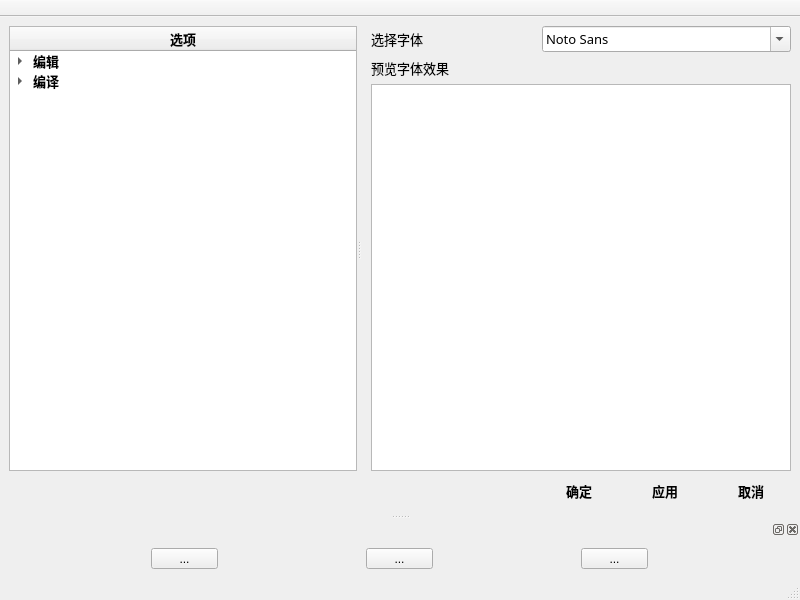
<?xml version="1.0" encoding="UTF-8"?>
<ui version="4.0">
 <class>OptionWindow</class>
 <widget class="QMainWindow" name="OptionWindow">
  <property name="geometry">
   <rect>
    <x>0</x>
    <y>0</y>
    <width>800</width>
    <height>600</height>
   </rect>
  </property>
  <property name="mouseTracking">
   <bool>true</bool>
  </property>
  <property name="windowTitle">
   <string>选项</string>
  </property>
  <widget class="QWidget" name="centralwidget">
   <layout class="QGridLayout" name="gridLayout">
    <item row="0" column="0">
     <widget class="QSplitter" name="splitter">
      <property name="sizePolicy">
       <sizepolicy hsizetype="Expanding" vsizetype="Expanding">
        <horstretch>0</horstretch>
        <verstretch>0</verstretch>
       </sizepolicy>
      </property>
      <property name="orientation">
       <enum>Qt::Horizontal</enum>
      </property>
      <widget class="QTreeWidget" name="optionTree">
       <property name="font">
        <font>
         <family>微软雅黑</family>
         <pointsize>10</pointsize>
         <weight>75</weight>
         <bold>true</bold>
        </font>
       </property>
       <column>
        <property name="text">
         <string>选项</string>
        </property>
        <property name="font">
         <font>
          <family>微软雅黑</family>
          <pointsize>10</pointsize>
         </font>
        </property>
        <property name="textAlignment">
         <set>AlignCenter</set>
        </property>
       </column>
       <item>
        <property name="text">
         <string>编辑</string>
        </property>
        <item>
         <property name="text">
          <string>字体</string>
         </property>
        </item>
        <item>
         <property name="text">
          <string>主题</string>
         </property>
        </item>
       </item>
       <item>
        <property name="text">
         <string>编译</string>
        </property>
        <item>
         <property name="text">
          <string>编译器</string>
         </property>
        </item>
       </item>
      </widget>
      <widget class="QStackedWidget" name="optionStack">
       <property name="font">
        <font>
         <family>微软雅黑</family>
        </font>
       </property>
       <widget class="QWidget" name="fontPage">
        <property name="font">
         <font>
          <family>微软雅黑</family>
          <pointsize>10</pointsize>
         </font>
        </property>
        <layout class="QVBoxLayout" name="verticalLayout">
         <property name="leftMargin">
          <number>10</number>
         </property>
         <property name="topMargin">
          <number>0</number>
         </property>
         <property name="rightMargin">
          <number>0</number>
         </property>
         <property name="bottomMargin">
          <number>0</number>
         </property>
         <item>
          <layout class="QHBoxLayout" name="horizontalLayout_2">
           <item>
            <widget class="QLabel" name="fontLabel">
             <property name="text">
              <string>选择字体</string>
             </property>
            </widget>
           </item>
           <item>
            <widget class="QFontComboBox" name="fontComboBox"/>
           </item>
          </layout>
         </item>
         <item>
          <widget class="QLabel" name="browserLabel">
           <property name="text">
            <string>预览字体效果</string>
           </property>
          </widget>
         </item>
         <item>
          <widget class="QTextBrowser" name="fontPreviewer"/>
         </item>
        </layout>
       </widget>
       <widget class="QWidget" name="themePage">
        <property name="font">
         <font>
          <family>微软雅黑</family>
          <pointsize>10</pointsize>
         </font>
        </property>
        <layout class="QVBoxLayout" name="verticalLayout_2">
         <property name="leftMargin">
          <number>10</number>
         </property>
         <property name="topMargin">
          <number>0</number>
         </property>
         <property name="rightMargin">
          <number>0</number>
         </property>
         <property name="bottomMargin">
          <number>0</number>
         </property>
         <item>
          <layout class="QHBoxLayout" name="horizontalLayout_3">
           <item>
            <widget class="QLabel" name="themeLabel">
             <property name="text">
              <string>选择主题</string>
             </property>
            </widget>
           </item>
           <item>
            <widget class="QComboBox" name="themeComboBox">
             <item>
              <property name="text">
               <string>黑色主题</string>
              </property>
             </item>
             <item>
              <property name="text">
               <string>白色主题</string>
              </property>
             </item>
            </widget>
           </item>
          </layout>
         </item>
         <item>
          <widget class="QLabel" name="themePreviewer">
           <property name="sizePolicy">
            <sizepolicy hsizetype="Expanding" vsizetype="Expanding">
             <horstretch>0</horstretch>
             <verstretch>0</verstretch>
            </sizepolicy>
           </property>
           <property name="text">
            <string/>
           </property>
          </widget>
         </item>
        </layout>
       </widget>
      </widget>
     </widget>
    </item>
    <item row="1" column="0">
     <layout class="QHBoxLayout" name="horizontalLayout">
      <item>
       <spacer name="horizontalSpacer">
        <property name="orientation">
         <enum>Qt::Horizontal</enum>
        </property>
        <property name="sizeHint" stdset="0">
         <size>
          <width>40</width>
          <height>20</height>
         </size>
        </property>
       </spacer>
      </item>
      <item>
       <widget class="QPushButton" name="confirmButton">
        <property name="font">
         <font>
          <family>微软雅黑</family>
          <pointsize>10</pointsize>
          <weight>75</weight>
          <bold>true</bold>
         </font>
        </property>
        <property name="text">
         <string>确定</string>
        </property>
        <property name="flat">
         <bool>true</bool>
        </property>
       </widget>
      </item>
      <item>
       <widget class="QPushButton" name="applyButton">
        <property name="font">
         <font>
          <family>微软雅黑</family>
          <pointsize>10</pointsize>
          <weight>75</weight>
          <bold>true</bold>
         </font>
        </property>
        <property name="text">
         <string>应用</string>
        </property>
        <property name="flat">
         <bool>true</bool>
        </property>
       </widget>
      </item>
      <item>
       <widget class="QPushButton" name="cancelButton">
        <property name="font">
         <font>
          <family>微软雅黑</family>
          <pointsize>10</pointsize>
          <weight>75</weight>
          <bold>true</bold>
         </font>
        </property>
        <property name="text">
         <string>取消</string>
        </property>
        <property name="flat">
         <bool>true</bool>
        </property>
       </widget>
      </item>
     </layout>
    </item>
   </layout>
  </widget>
  <widget class="QStatusBar" name="statusbar">
   <property name="mouseTracking">
    <bool>true</bool>
   </property>
  </widget>
  <widget class="QToolBar" name="titleBar">
   <property name="mouseTracking">
    <bool>true</bool>
   </property>
   <property name="windowTitle">
    <string>toolBar</string>
   </property>
   <property name="movable">
    <bool>false</bool>
   </property>
   <property name="allowedAreas">
    <set>Qt::TopToolBarArea</set>
   </property>
   <property name="floatable">
    <bool>false</bool>
   </property>
   <attribute name="toolBarArea">
    <enum>TopToolBarArea</enum>
   </attribute>
   <attribute name="toolBarBreak">
    <bool>false</bool>
   </attribute>
  </widget>
  <widget class="QDockWidget" name="dockWidget">
   <attribute name="dockWidgetArea">
    <number>8</number>
   </attribute>
   <widget class="QWidget" name="dockWidgetContents">
    <layout class="QGridLayout" name="gridLayout_2">
     <item row="0" column="1">
      <widget class="QToolButton" name="switchButton">
       <property name="minimumSize">
        <size>
         <width>67</width>
         <height>0</height>
        </size>
       </property>
       <property name="text">
        <string>...</string>
       </property>
       <property name="iconSize">
        <size>
         <width>47</width>
         <height>20</height>
        </size>
       </property>
      </widget>
     </item>
     <item row="0" column="0">
      <widget class="QToolButton" name="minButton">
       <property name="minimumSize">
        <size>
         <width>67</width>
         <height>0</height>
        </size>
       </property>
       <property name="text">
        <string>...</string>
       </property>
       <property name="icon">
        <iconset resource="icons.qrc">
         <normaloff>:/icons/minH.png</normaloff>:/icons/minH.png</iconset>
       </property>
       <property name="iconSize">
        <size>
         <width>47</width>
         <height>20</height>
        </size>
       </property>
      </widget>
     </item>
     <item row="0" column="2">
      <widget class="QToolButton" name="closeButton">
       <property name="minimumSize">
        <size>
         <width>67</width>
         <height>0</height>
        </size>
       </property>
       <property name="text">
        <string>...</string>
       </property>
       <property name="icon">
        <iconset resource="icons.qrc">
         <normaloff>:/icons/closeH.png</normaloff>:/icons/closeH.png</iconset>
       </property>
       <property name="iconSize">
        <size>
         <width>47</width>
         <height>20</height>
        </size>
       </property>
      </widget>
     </item>
    </layout>
   </widget>
  </widget>
 </widget>
 <resources>
  <include location="icons.qrc"/>
 </resources>
 <connections>
  <connection>
   <sender>minButton</sender>
   <signal>clicked()</signal>
   <receiver>OptionWindow</receiver>
   <slot>showMinimized()</slot>
   <hints>
    <hint type="sourcelabel">
     <x>183</x>
     <y>551</y>
    </hint>
    <hint type="destinationlabel">
     <x>188</x>
     <y>473</y>
    </hint>
   </hints>
  </connection>
  <connection>
   <sender>closeButton</sender>
   <signal>clicked()</signal>
   <receiver>OptionWindow</receiver>
   <slot>close()</slot>
   <hints>
    <hint type="sourcelabel">
     <x>616</x>
     <y>552</y>
    </hint>
    <hint type="destinationlabel">
     <x>441</x>
     <y>470</y>
    </hint>
   </hints>
  </connection>
  <connection>
   <sender>switchButton</sender>
   <signal>clicked()</signal>
   <receiver>OptionWindow</receiver>
   <slot>switchStatus()</slot>
   <hints>
    <hint type="sourcelabel">
     <x>406</x>
     <y>552</y>
    </hint>
    <hint type="destinationlabel">
     <x>338</x>
     <y>467</y>
    </hint>
   </hints>
  </connection>
  <connection>
   <sender>confirmButton</sender>
   <signal>clicked()</signal>
   <receiver>OptionWindow</receiver>
   <slot>confirmOption()</slot>
   <hints>
    <hint type="sourcelabel">
     <x>543</x>
     <y>462</y>
    </hint>
    <hint type="destinationlabel">
     <x>20</x>
     <y>465</y>
    </hint>
   </hints>
  </connection>
  <connection>
   <sender>applyButton</sender>
   <signal>clicked()</signal>
   <receiver>OptionWindow</receiver>
   <slot>applyOption()</slot>
   <hints>
    <hint type="sourcelabel">
     <x>634</x>
     <y>467</y>
    </hint>
    <hint type="destinationlabel">
     <x>50</x>
     <y>477</y>
    </hint>
   </hints>
  </connection>
  <connection>
   <sender>cancelButton</sender>
   <signal>clicked()</signal>
   <receiver>OptionWindow</receiver>
   <slot>cancelOption()</slot>
   <hints>
    <hint type="sourcelabel">
     <x>735</x>
     <y>467</y>
    </hint>
    <hint type="destinationlabel">
     <x>88</x>
     <y>472</y>
    </hint>
   </hints>
  </connection>
  <connection>
   <sender>optionTree</sender>
   <signal>currentItemChanged(QTreeWidgetItem*,QTreeWidgetItem*)</signal>
   <receiver>OptionWindow</receiver>
   <slot>handleStack()</slot>
   <hints>
    <hint type="sourcelabel">
     <x>164</x>
     <y>234</y>
    </hint>
    <hint type="destinationlabel">
     <x>399</x>
     <y>299</y>
    </hint>
   </hints>
  </connection>
 </connections>
 <slots>
  <slot>switchStatus()</slot>
  <slot>confirmOption()</slot>
  <slot>applyOption()</slot>
  <slot>cancelOption()</slot>
  <slot>handleStack()</slot>
 </slots>
</ui>
